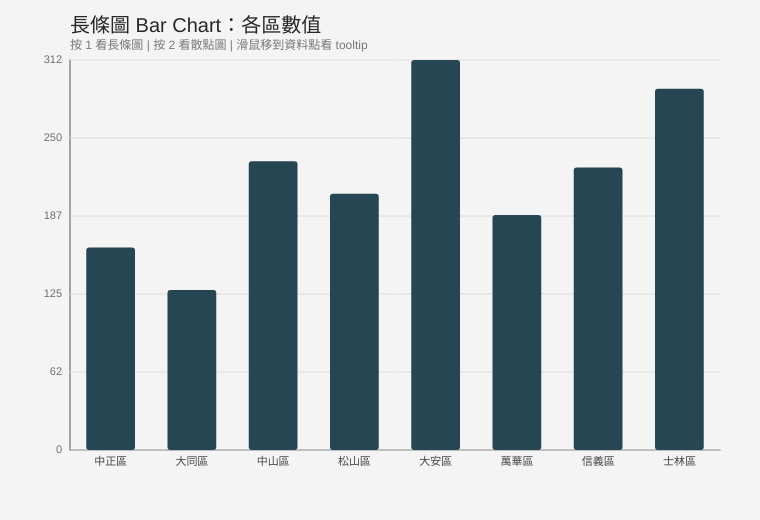
Frame 1 (no input)
Frame 60 (no input): identical to frame 1, image omitted
Frame 120 (the mouse pressed at the canvas centre since frame 60): identical to frame 1, image omitted

The p5.js sketch that drew this single still picture (run headless with seeded random() and noise() and a simulated clock; from frame 60 on, the mouse is pressed at the canvas centre):

// p5.js sketch
// ── sketch.js
// =============================================================
// p06 第一個資料圖：長條圖 (bar chart) → 散點圖 (scatter plot) → tooltip
// =============================================================
// 本檔示範如何用 p5.js 把「一份物件陣列資料」畫成圖表。
// 重點觀念：
//   1. 座標軸 (axis) 繪製：螢幕座標系 y 軸往下增加，所以畫圖要做翻轉。
//   2. map() 映射：把資料的數值範圍對應到畫布上的像素範圍。
//   3. 文字標註 (label)：在軸與資料點旁標出名稱與數值。
//   4. tooltip 與 hit-test：用 dist() 計算滑鼠與資料點的距離，
//      距離小於門檻 (threshold) 就判定為「命中」，在滑鼠旁畫提示框。
//
// 資料全部寫死 (hard-coded) 自造，不讀任何外部檔案，可獨立執行。
// 按鍵盤的 1 / 2 可在「長條圖」與「散點圖」兩種檢視 (view) 間切換。
// -------------------------------------------------------------

// ---------- 全域設定 (global config) ----------
const CANVAS_W = 760;   // 畫布寬度
const CANVAS_H = 520;   // 畫布高度

// 繪圖區的邊界留白 (margin)：軸與標籤需要空間
const MARGIN = {
  left: 70,
  right: 40,
  top: 60,
  bottom: 70,
};

// 繪圖內容區 (plot area) 的實際像素範圍，
// 後面 map() 都會把資料映射到這個區間。
const PLOT_LEFT = MARGIN.left;
const PLOT_RIGHT = CANVAS_W - MARGIN.right;
const PLOT_TOP = MARGIN.top;
const PLOT_BOTTOM = CANVAS_H - MARGIN.bottom;

// 目前檢視模式：'bar' 長條圖 或 'scatter' 散點圖
let currentView = 'bar';

// hit-test 命中門檻 (pixel)：滑鼠離資料點多近算「靠近」
const HIT_RADIUS = 14;

// ---------- 自造資料 (hard-coded fake data) ----------
// 每筆是一個物件 (object)：
//   name  區名
//   value 長條圖要用的數值（例如人口或銷售量，單位自訂）
//   x, y  散點圖要用的兩個維度（例如平均所得 vs. 綠地比例）
const data = [
  { name: '中正區', value: 162, x: 78, y: 35 },
  { name: '大同區', value: 128, x: 62, y: 22 },
  { name: '中山區', value: 231, x: 85, y: 41 },
  { name: '松山區', value: 205, x: 90, y: 38 },
  { name: '大安區', value: 312, x: 95, y: 55 },
  { name: '萬華區', value: 188, x: 58, y: 28 },
  { name: '信義區', value: 226, x: 88, y: 60 },
  { name: '士林區', value: 289, x: 70, y: 72 },
];

// ---------- 衍生的資料範圍 (data range) ----------
// map() 需要知道資料的最小/最大值，這裡先算好避免每幀重算。
let valueMax;          // value 的最大值（長條圖 y 軸上限）
let xMin, xMax;        // 散點圖 x 維度範圍
let yMin, yMax;        // 散點圖 y 維度範圍

function setup() {
  createCanvas(CANVAS_W, CANVAS_H);

  // 計算資料範圍。長條圖的高度從 0 起算，所以只需要最大值。
  valueMax = Math.max(...data.map((d) => d.value));

  // 散點圖兩軸各自取 min / max，作為 map() 的來源區間。
  xMin = Math.min(...data.map((d) => d.x));
  xMax = Math.max(...data.map((d) => d.x));
  yMin = Math.min(...data.map((d) => d.y));
  yMax = Math.max(...data.map((d) => d.y));

  textFont('sans-serif');
}

function draw() {
  background(244);

  // 標題與操作提示
  drawHeader();

  // 依目前檢視模式繪製對應圖表。
  // 兩種圖都會在最後處理 tooltip，所以 tooltip 邏輯各自寫在函式裡。
  if (currentView === 'bar') {
    drawBarChart();
  } else {
    drawScatterPlot();
  }
}

// ---------- 標題列 ----------
function drawHeader() {
  noStroke();
  fill(40);
  textAlign(LEFT, TOP);
  textSize(20);
  const title = currentView === 'bar'
    ? '長條圖 Bar Chart：各區數值'
    : '散點圖 Scatter Plot：x 維度 vs. y 維度';
  text(title, MARGIN.left, 16);

  textSize(12);
  fill(120);
  text('按 1 看長條圖 | 按 2 看散點圖 | 滑鼠移到資料點看 tooltip', MARGIN.left, 40);
}

// =============================================================
// 長條圖 (bar chart)
// =============================================================
function drawBarChart() {
  const plotWidth = PLOT_RIGHT - PLOT_LEFT;
  const plotHeight = PLOT_BOTTOM - PLOT_TOP;

  // ---- 1. 畫座標軸 (axis) ----
  // 軸只是兩條線：x 軸在底部，y 軸在左側。
  stroke(80);
  strokeWeight(1);
  line(PLOT_LEFT, PLOT_BOTTOM, PLOT_RIGHT, PLOT_BOTTOM); // x 軸
  line(PLOT_LEFT, PLOT_TOP, PLOT_LEFT, PLOT_BOTTOM);     // y 軸

  // ---- 2. 畫 y 軸刻度與格線 (gridline) ----
  // 把 0..valueMax 分成 5 段，逐段算出像素位置。
  const ticks = 5;
  textSize(11);
  textAlign(RIGHT, CENTER);
  for (let i = 0; i <= ticks; i++) {
    const tickValue = (valueMax / ticks) * i;
    // map() 把資料值映射到像素：注意來源是 0..valueMax，
    // 目標是 PLOT_BOTTOM..PLOT_TOP（底部對應 0、頂部對應最大，y 軸翻轉）。
    const ty = map(tickValue, 0, valueMax, PLOT_BOTTOM, PLOT_TOP);

    // 淡灰格線
    stroke(220);
    line(PLOT_LEFT, ty, PLOT_RIGHT, ty);

    // 刻度文字
    noStroke();
    fill(110);
    text(Math.round(tickValue), PLOT_LEFT - 8, ty);
  }

  // ---- 3. 逐筆畫長條 (bar) ----
  // 每根長條分配等寬的「欄位 (slot)」，長條本身留一點間距。
  const slotWidth = plotWidth / data.length;
  const barWidth = slotWidth * 0.6;

  // 先記錄滑鼠目前命中的那一筆，最後再畫 tooltip（避免被後面的長條蓋住）。
  let hovered = null;

  for (let i = 0; i < data.length; i++) {
    const d = data[i];

    // 長條左上角 x：欄位起點 + 置中留白
    const bx = PLOT_LEFT + slotWidth * i + (slotWidth - barWidth) / 2;

    // 長條高度：map() 把 value 映射成像素高度。
    const barHeight = map(d.value, 0, valueMax, 0, plotHeight);
    const by = PLOT_BOTTOM - barHeight; // 長條頂端 y（往上長）

    // hit-test：滑鼠是否落在這根長條的矩形範圍內？
    // 長條是矩形，所以用「點在矩形內」判定即可（不必用 dist）。
    const isHover =
      mouseX >= bx && mouseX <= bx + barWidth &&
      mouseY >= by && mouseY <= PLOT_BOTTOM;

    // 命中時換成強調色。
    noStroke();
    fill(isHover ? color(231, 111, 81) : color(38, 70, 83));
    rect(bx, by, barWidth, barHeight, 3);

    // x 軸標籤（區名）置於長條下方。
    fill(70);
    textSize(11);
    textAlign(CENTER, TOP);
    text(d.name, bx + barWidth / 2, PLOT_BOTTOM + 6);

    if (isHover) {
      hovered = { d, anchorX: bx + barWidth / 2, anchorY: by };
    }
  }

  // ---- 4. tooltip ----
  if (hovered) {
    drawTooltip(
      `${hovered.d.name}\n數值 value：${hovered.d.value}`,
      mouseX,
      mouseY
    );
  }
}

// =============================================================
// 散點圖 (scatter plot)
// =============================================================
function drawScatterPlot() {
  // ---- 1. 座標軸 ----
  stroke(80);
  strokeWeight(1);
  line(PLOT_LEFT, PLOT_BOTTOM, PLOT_RIGHT, PLOT_BOTTOM); // x 軸
  line(PLOT_LEFT, PLOT_TOP, PLOT_LEFT, PLOT_BOTTOM);     // y 軸

  // 軸名稱 (axis label)
  noStroke();
  fill(90);
  textSize(12);
  textAlign(CENTER, TOP);
  text('x 維度（例如平均所得指數）', (PLOT_LEFT + PLOT_RIGHT) / 2, PLOT_BOTTOM + 36);

  push();
  translate(22, (PLOT_TOP + PLOT_BOTTOM) / 2);
  rotate(-HALF_PI); // 旋轉 90 度讓 y 軸文字直立
  text('y 維度（例如綠地比例）', 0, 0);
  pop();

  // ---- 2. 兩軸刻度 (tick) ----
  textSize(10);
  fill(120);
  const ticks = 4;
  // x 軸刻度
  textAlign(CENTER, TOP);
  for (let i = 0; i <= ticks; i++) {
    const v = map(i, 0, ticks, xMin, xMax);
    const px = map(v, xMin, xMax, PLOT_LEFT, PLOT_RIGHT);
    stroke(225);
    line(px, PLOT_TOP, px, PLOT_BOTTOM);
    noStroke();
    text(Math.round(v), px, PLOT_BOTTOM + 6);
  }
  // y 軸刻度
  textAlign(RIGHT, CENTER);
  for (let i = 0; i <= ticks; i++) {
    const v = map(i, 0, ticks, yMin, yMax);
    // y 軸翻轉：值越大越靠上（PLOT_TOP）。
    const py = map(v, yMin, yMax, PLOT_BOTTOM, PLOT_TOP);
    stroke(225);
    line(PLOT_LEFT, py, PLOT_RIGHT, py);
    noStroke();
    text(Math.round(v), PLOT_LEFT - 8, py);
  }

  // ---- 3. 逐筆畫資料點 (data point) ----
  let hovered = null;

  for (let i = 0; i < data.length; i++) {
    const d = data[i];

    // 把資料的 x, y 兩個維度各自 map() 成像素座標。
    const px = map(d.x, xMin, xMax, PLOT_LEFT, PLOT_RIGHT);
    const py = map(d.y, yMin, yMax, PLOT_BOTTOM, PLOT_TOP); // y 翻轉

    // hit-test：圓點是圓形，用 dist() 算滑鼠到圓心的距離，
    // 小於 HIT_RADIUS 就算命中。這是最典型的「圓形 hit-test」。
    const distance = dist(mouseX, mouseY, px, py);
    const isHover = distance < HIT_RADIUS;

    noStroke();
    fill(isHover ? color(231, 111, 81) : color(42, 157, 143, 200));
    circle(px, py, isHover ? 16 : 11);

    if (isHover) {
      hovered = { d };
    }
  }

  // ---- 4. tooltip ----
  if (hovered) {
    drawTooltip(
      `${hovered.d.name}\nx：${hovered.d.x}　y：${hovered.d.y}`,
      mouseX,
      mouseY
    );
  }
}

// =============================================================
// 通用 tooltip 提示框
// =============================================================
// 參數：
//   msg     要顯示的文字（可含 \n 換行）
//   anchorX, anchorY 提示框要附著的位置（通常是滑鼠座標）
// 作法：先量測文字寬高決定框大小，再用 rect + text 畫出，
//       並做邊界檢查避免框跑出畫布外。
function drawTooltip(msg, anchorX, anchorY) {
  textSize(12);
  textAlign(LEFT, TOP);

  // 量測多行文字的最大寬度與總高度
  const lines = msg.split('\n');
  let maxLineWidth = 0;
  for (const ln of lines) {
    maxLineWidth = Math.max(maxLineWidth, textWidth(ln));
  }
  const padding = 8;
  const lineHeight = 16;
  const boxW = maxLineWidth + padding * 2;
  const boxH = lines.length * lineHeight + padding * 2;

  // 預設畫在滑鼠右下方，偏移一點避免被游標遮住。
  let boxX = anchorX + 14;
  let boxY = anchorY + 14;

  // 邊界檢查：若超出右/下緣，翻到另一側。
  if (boxX + boxW > CANVAS_W) boxX = anchorX - boxW - 14;
  if (boxY + boxH > CANVAS_H) boxY = anchorY - boxH - 14;

  // 提示框背景
  noStroke();
  fill(20, 20, 20, 220);
  rect(boxX, boxY, boxW, boxH, 5);

  // 提示框文字
  fill(255);
  for (let i = 0; i < lines.length; i++) {
    text(lines[i], boxX + padding, boxY + padding + i * lineHeight);
  }
}

// ---------- 鍵盤切換檢視 ----------
function keyPressed() {
  if (key === '1') currentView = 'bar';
  if (key === '2') currentView = 'scatter';
}
